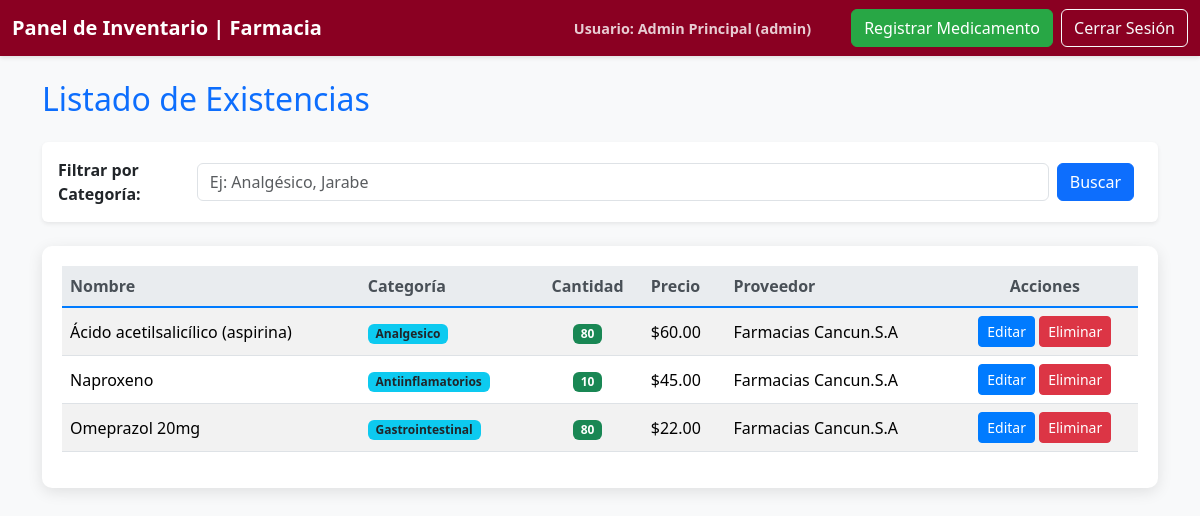
/panel.php (signed in), run on the app's committed database.
### tables this page shows
CREATE TABLE `medicamentos` (
  `id` int(11) NOT NULL,
  `nombre` varchar(100) NOT NULL,
  `categoria` varchar(100) DEFAULT NULL,
  `cantidad` int(11) NOT NULL DEFAULT 0,
  `precio` decimal(10,2) NOT NULL,
  `proveedor_id` int(11) DEFAULT NULL,
  `creado_en` datetime DEFAULT current_timestamp(),
  `actualizado_en` datetime DEFAULT current_timestamp() ON UPDATE current_timestamp()
);

CREATE TABLE `proveedores` (
  `id` int(11) NOT NULL,
  `nombre` varchar(100) NOT NULL,
  `telefono` varchar(20) DEFAULT NULL,
  `direccion` varchar(200) DEFAULT NULL,
  `creado_en` datetime DEFAULT current_timestamp()
);

### panel.php (the view, shortened to what this page needs)
<?php
require_once 'db_conexion.php';
$nombre_usuario = $_SESSION['usuario_nombre'] ?? 'Administrador';
$rol_usuario = $_SESSION['usuario_rol'] ?? 'N/A';
$filtro_categoria = $_GET['categoria'] ?? '';
$sql = "SELECT m.id, m.nombre, m.categoria, m.cantidad, m.precio, p.nombre AS nombre_proveedor
        FROM Medicamentos m
        JOIN Proveedores p ON m.proveedor_id = p.id";
$sql .= " ORDER BY m.nombre ASC";
$stmt = $conexion->prepare($sql);
$stmt->execute();
$resultado = $stmt->get_result();
$medicamentos = $resultado->fetch_all(MYSQLI_ASSOC);
?>
<!DOCTYPE html>
<html lang="es">
<head>
    <link href="https://cdn.jsdelivr.net/npm/bootstrap@5.3.3/dist/css/bootstrap.min.css" rel="stylesheet">
</head>
<body>
    <nav class="navbar navbar-expand-lg navbar-dark fixed-top">
        <div class="container-fluid">
            <a class="navbar-brand" href="#">Panel de Inventario | Farmacia</a>
            <div class="collapse navbar-collapse" id="navbarNav">
                <ul class="navbar-nav ms-auto align-items-center">
                    <li class="nav-item">
                        <span class="user-info">
                            Usuario: <?= htmlspecialchars($nombre_usuario) ?> (<?= htmlspecialchars($rol_usuario) ?>)
                        </span>
                    </li>
                    <li class="nav-item me-2">
                        <a href="registro.php" class="btn btn-register text-white">
                            Registrar Medicamento
                        </a>
                    </li>
                    <li class="nav-item">
                        <a href="logout.php" class="btn btn-outline-light">
                            Cerrar Sesión
                        </a>
                    </li>
                </ul>
            </div>
        </div>
    </nav>
    <div class="container">
        <h2 class="mt-4 mb-4 text-primary">Listado de Existencias</h2>
        <div class="row mb-4">
            <div class="col-md-12">
                <form action="panel.php" method="GET" class="d-flex align-items-center bg-white p-3 rounded shadow-sm">
                    <label for="categoria" class="form-label me-2 mb-0 fw-bold">Filtrar por Categoría:</label>
                    <input type="text" class="form-control me-2" id="categoria" name="categoria"
                           value="<?= htmlspecialchars($filtro_categoria) ?>" placeholder="Ej: Analgésico, Jarabe">
                    <button type="submit" class="btn btn-primary me-2">
                        Buscar
                    </button>
                </form>
            </div>
        </div>
        <div class="table-container">
            <div class="table-responsive">
                <table class="table table-striped table-hover align-middle">
                    <thead>
                        <tr>
                            <th>Nombre</th>
                            <th>Categoría</th>
                            <th class="text-center">Cantidad</th>
                            <th>Precio</th>
                            <th>Proveedor</th>
                            <th class="text-center">Acciones</th>
                        </tr>
                    </thead>
                    <tbody>
                        <?php if (count($medicamentos) > 0): ?>
                            <?php foreach ($medicamentos as $med): ?>
                                <tr>
                                    <td><?= htmlspecialchars($med['nombre']) ?></td>
                                    <td><span class="badge bg-info text-dark"><?= htmlspecialchars($med['categoria']) ?></span></td>
                                    <td class="text-center">
                                        <span class="badge bg-<?= $med['cantidad'] < 10 ? 'danger' : 'success' ?>">
                                            <?= htmlspecialchars($med['cantidad']) ?>
                                        </span>
                                    </td>
                                    <td>$<?= number_format($med['precio'], 2) ?></td>
                                    <td><?= htmlspecialchars($med['nombre_proveedor']) ?></td>
                                    <td class="text-center">
                                        <a href="editar.php?id=<?= $med['id'] ?>" class="btn btn-sm btn-edit text-white">
                                            Editar
                                        </a>
                                        <a href="eliminar.php?id=<?= $med['id'] ?>" class="btn btn-sm btn-delete text-white"
                                           onclick="return confirm('¿Está seguro de eliminar el medicamento <?= htmlspecialchars($med['nombre']) ?>?');">
                                            Eliminar
                                        </a>
                                    </td>
                                </tr>
                            <?php endforeach; ?>
                        <?php endif; ?>
                    </tbody>
                </table>
            </div>
        </div>
    </div>
</body>
</html>

### panel.php (style rules this page uses)
:root { --color-primary: #007bff; --color-secondary: #6c757d; --color-accent: #28a745; --color-header: #8a0022; --color-bg: #f8f9fa; }
body { background-color: var(--color-bg); padding-top: 56px; }
.navbar { background-color: var(--color-header) !important; box-shadow: 0 2px 4px rgba(0,0,0,0.1); }
.navbar-brand, .nav-link, .user-info { color: white !important; font-weight: bold; }
.user-info { font-size: 0.9em; margin-right: 1.5rem; opacity: 0.8; padding: .5rem 1rem; border-radius: .25rem; }
.table-container { margin-top: 20px; padding: 20px; background: white; border-radius: 10px; box-shadow: 0 4px 15px rgba(0,0,0,0.1); }
.table thead th { background-color: #e9ecef; color: #495057; border-bottom: 2px solid var(--color-primary); }
.btn-edit { background-color: var(--color-primary); border-color: var(--color-primary); }
.btn-delete { background-color: #dc3545; border-color: #dc3545; }
.btn-register { background-color: var(--color-accent); border-color: var(--color-accent); }

### data on the page
medicamentos: nombre "Ácido acetilsalicílico (aspirina)", categoria "Analgesico", cantidad "80", precio "60.00", proveedor.nombre "Farmacias Cancun.S.A"
medicamentos: nombre "Naproxeno", categoria "Antiinflamatorios", cantidad "10", precio "45.00", proveedor.nombre "Farmacias Cancun.S.A"
medicamentos: nombre "Omeprazol 20mg", categoria "Gastrointestinal", cantidad "80", precio "22.00", proveedor.nombre "Farmacias Cancun.S.A"

### other printed values
$nombre_usuario "Admin Principal"
$rol_usuario "admin"
